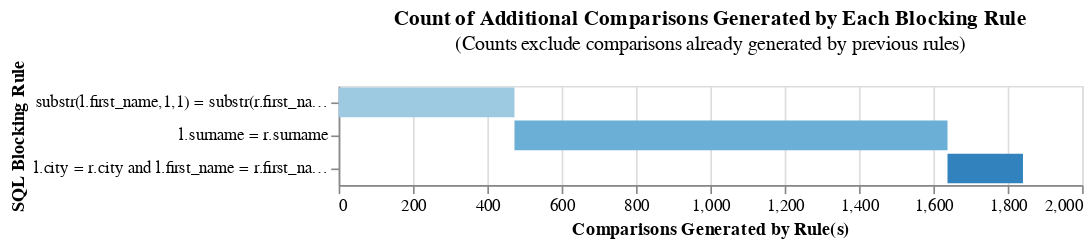

The cell this chart's notebook holds for it:
### Code cell
blocking_rules = [blocking_rule_1, blocking_rule_2, blocking_rule_3]
linker.cumulative_num_comparisons_from_blocking_rules_chart(blocking_rules)

### Figure 1 — Vega-Lite specification as saved in the notebook (floating-point values rounded to 4 significant figures)
{"$schema": "https://vega.github.io/schema/vega-lite/v5.json", "data": {"values": [{"cartesian": 499500, "cumulative_rows": 473, "reduction_ratio": "The rolling reduction ratio with your given blocking rule(s) is 0.999. \nThis represents the reduction in the total number of comparisons due to your rule(s).", "row_count": 473, "rule": "substr(l.first_name,1,1) = substr(r.first_name,1,1) and l.surname = r.surname", "start": 0}, {"cartesian": 499500, "cumulative_rows": 1638, "reduction_ratio": "The rolling reduction ratio with your given blocking rule(s) is 0.997. \nThis represents the reduction in the total number of comparisons due to your rule(s).", "row_count": 1165, "rule": "l.surname = r.surname", "start": 473}, {"cartesian": 499500, "cumulative_rows": 1841, "reduction_ratio": "The rolling reduction ratio with your given blocking rule(s) is 0.996. \nThis represents the reduction in the total number of comparisons due to your rule(s).", "row_count": 203, "rule": "l.city = r.city and l.first_name = r.first_name", "start": 1638}]}, "encoding": {"color": {"field": "rule", "legend": null, "scale": {"scheme": "category20c"}}, "order": {"field": "cumulative_rows"}, "tooltip": [{"field": "rule", "title": "SQL Condition", "type": "nominal"}, {"field": "row_count", "format": ",", "title": "Comparisons Generated", "type": "quantitative"}, {"field": "cumulative_rows", "format": ",", "title": "Cumulative Comparisons", "type": "quantitative"}, {"field": "cartesian", "format": ",", "title": "Cartesian Product of Input Data", "type": "quantitative"}, {"field": "reduction_ratio", "title": "Reduction Ratio (cumulative rows/cartesian product)", "type": "quantitative"}], "x": {"field": "start", "title": "Comparisons Generated by Rule(s)", "type": "quantitative"}, "x2": {"field": "cumulative_rows"}, "y": {"field": "rule", "sort": ["-x2"], "title": "SQL Blocking Rule"}}, "height": {"step": 20}, "mark": "bar", "title": {"subtitle": "(Counts exclude comparisons already generated by previous rules)", "text": "Count of Additional Comparisons Generated by Each Blocking Rule"}, "width": 450}
